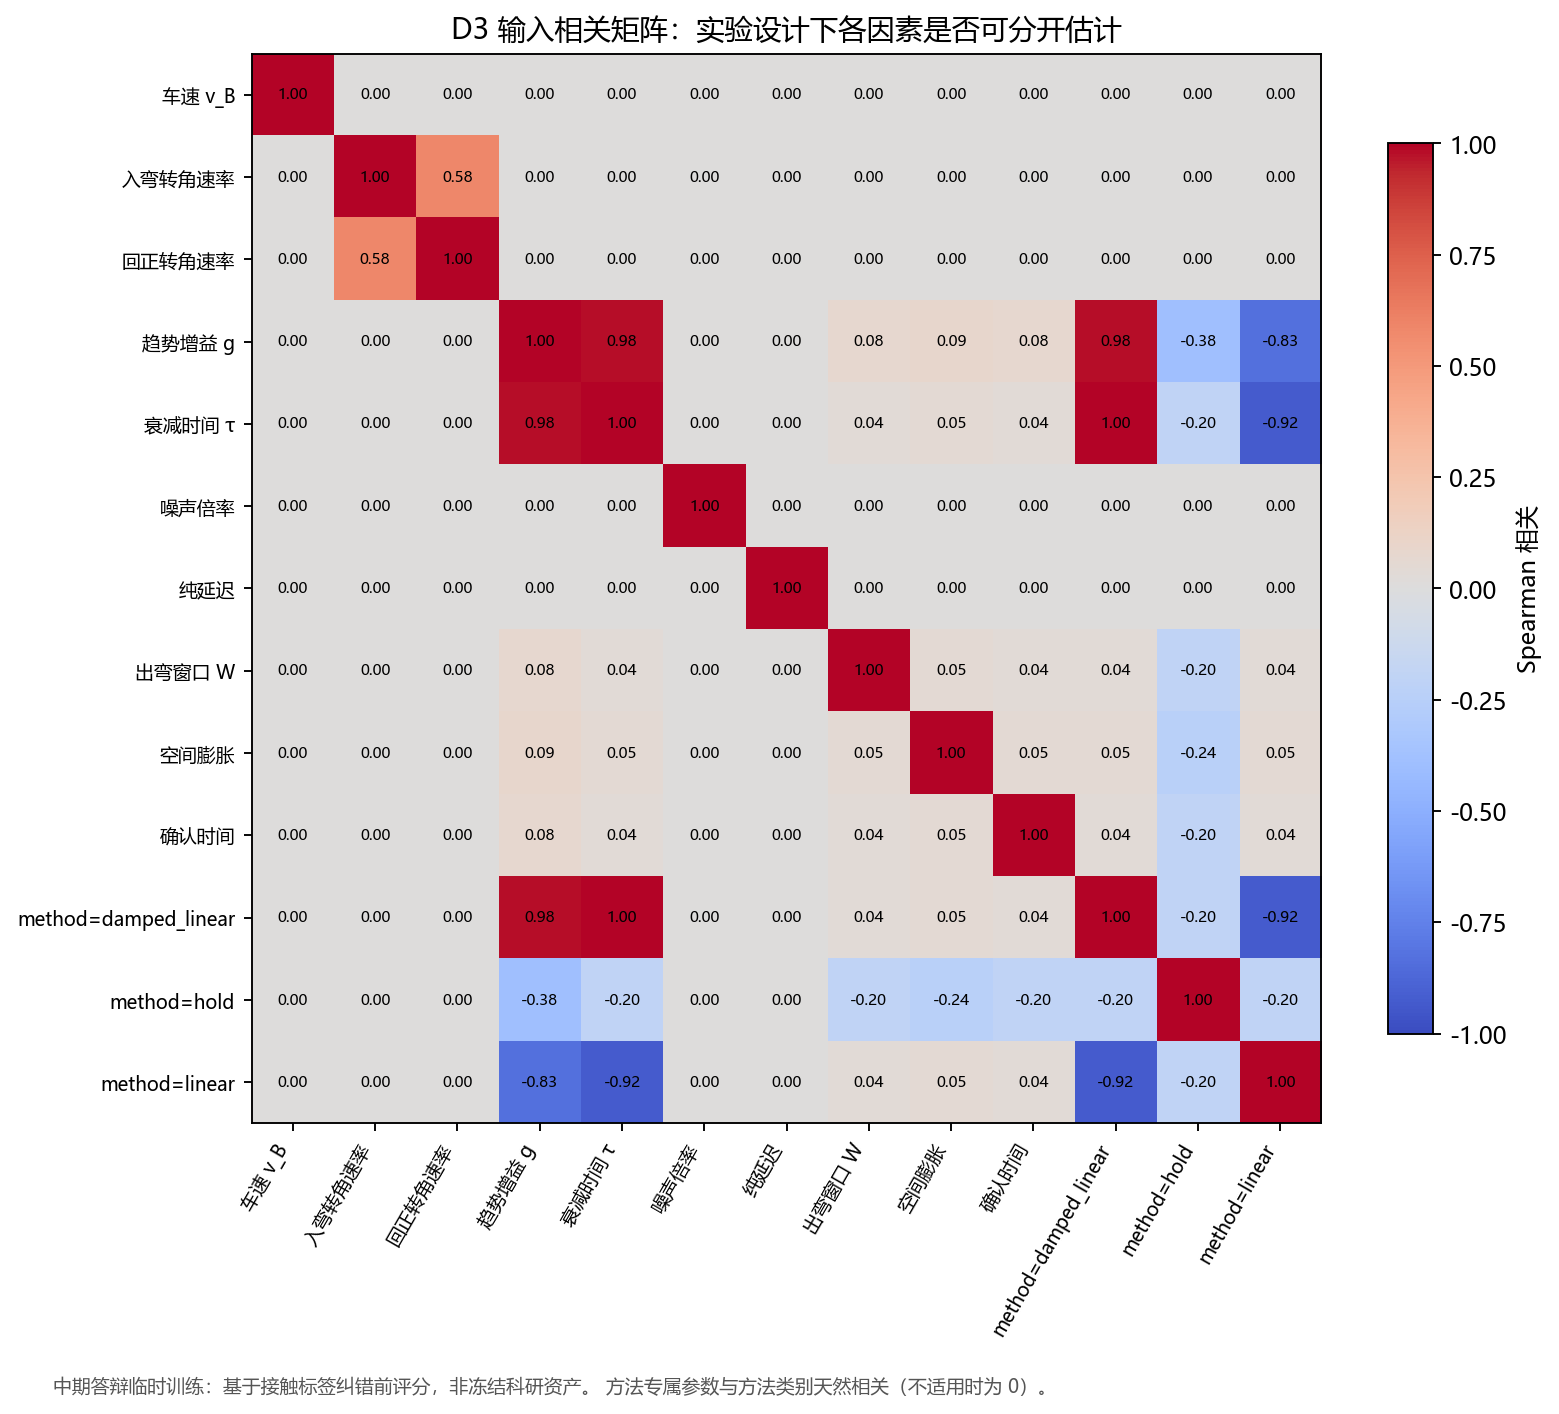

Here is the Python script that generated this plot:
"""Tavotto entry: existing results only; no training, no simulation.
original_plot_code
"""
import sys
from pathlib import Path
LIBRARY=Path(__file__).resolve().parents[1]
SUPPORT=LIBRARY / "site-packages"
if str(SUPPORT) not in sys.path: sys.path.insert(0,str(SUPPORT))
from _support import draw

fig=draw('p0', '02_输入相关矩阵_D3')
fig.savefig(Path(__file__).parent / '02_输入相关矩阵_D3.pdf')
